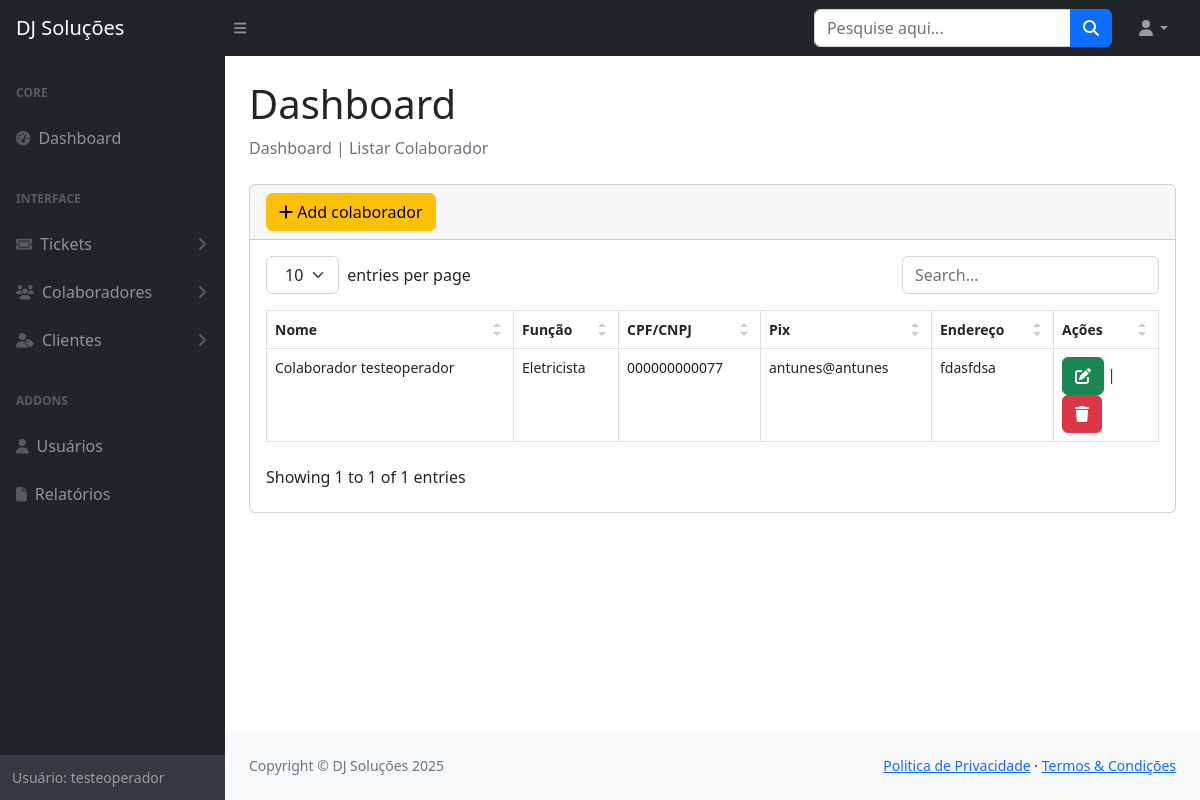
The page /colaborador/ (signed in) on the database its author committed.
### colaborador/models.py (models this page shows, shortened)
class Colaborador(models.Model):
    nomeCol = models.CharField(max_length=255)
    usuario = models.ForeignKey(User, on_delete=models.SET_NULL, null=True)
    telefone = models.CharField(max_length=11)
    cpf_cnpj = models.CharField(max_length=20, null=True, unique=True)
    pix = models.CharField(max_length=100)
    funcao = models.CharField(max_length=100)
    enderecoCol = models.TextField()

### colaborador/views.py (the view)
# urls.py: path('', views.dashboardcolaborador, name="dashboard-colaborador"),
@login_required
def dashboardcolaborador(request):
    usuario = request.user
    if has_role(usuario, [User, 'super']):
        colaboradores = Colaborador.objects.all()
    else:
        colaboradores = Colaborador.objects.filter(usuario=usuario)
    context = {
        'colaboradores':colaboradores,
        'title':'Listar Colaborador'
    }
    return render(request, 'colaborador/index-colaborador.html', context)

### templates/colaborador/index-colaborador.html
{% extends "_layout/base.html" %}
{% block conteudo %}
<div class="card mb-4">
    <div class="card-header">
        <a class="btn btn-warning" href="{% url 'add-colaborador' %}"><i class="fas fa-plus"></i> Add colaborador </a>
    </div>
    <div class="card-body">
        <table id="datatablesSimple">
                <thead>
                        <tr align="center">
                            <th scope="col">Nome</th>
                            <th scope="col">Função</th>
                            <th scope="col">CPF/CNPJ</th>
                            <th scope="col">Pix</th>
                            <th scope="col">Endereço</th>
                            <th scope="col">Ações</th>
                        </tr>
                    </thead>
                    <tbody>
                        {% for colaborador in colaboradores %}
                        <tr align="center">
                            <td>{{ colaborador.nomeCol }}</td>
                            <td>{{ colaborador.funcao }}</td>
                            <td>{{ colaborador.cpf_cnpj }}</td>
                            <td>{{ colaborador.pix }}</td>
                            <td>{{ colaborador.enderecoCol }}</td>
                            <td>
                                <a href="/colaborador/editar-colaborador/{{ colaborador.pk }}"><button class="btn btn-success"><i class="fas fa-edit text-white"></i></button></a> |
                                <a href="/colaborador/deletar-colaborador/{{ colaborador.pk }}"><button class="btn btn-danger"><i class="fas fa-trash"></i></button></a>
                            </td>
                        </tr>
                        {% endfor %}
                    </tbody>
                </table>
            </div>
        </div>
{% endblock %}

### templates/paginas/nav-lateral.html (shortened to what this page needs)
{% load permission_tags %}
<div id="layoutSidenav_nav">
    <nav class="sb-sidenav accordion sb-sidenav-dark" id="sidenavAccordion">
        <div class="sb-sidenav-menu">
            <div class="nav">
                <div class="sb-sidenav-menu-heading">Core</div>
                <a class="nav-link" href="/">
                    <div class="sb-nav-link-icon"><i class="fas fa-tachometer-alt"></i></div>
                    Dashboard
                </a>
                <div class="sb-sidenav-menu-heading">Interface</div>
                <a class="nav-link collapsed" href="#" data-bs-toggle="collapse" data-bs-target="#collapseLTickets" aria-expanded="false" aria-controls="collapseLTickets">
                    <div class="sb-nav-link-icon"><i class="fas fa-ticket"></i></div>
                    Tickets
                    <div class="sb-sidenav-collapse-arrow"><i class="fas fa-angle-down"></i></div>
                </a>
                <a class="nav-link collapsed" href="#" data-bs-toggle="collapse" data-bs-target="#collapseColaborador" aria-expanded="false" aria-controls="collapseColaborador">
                    <div class="sb-nav-link-icon"><i class="fas fa-users"></i></div>
                    Colaboradores
                    <div class="sb-sidenav-collapse-arrow"><i class="fas fa-angle-down"></i></div>
                </a>
                <a class="nav-link collapsed" href="#" data-bs-toggle="collapse" data-bs-target="#collapseClientes" aria-expanded="false" aria-controls="collapseClientes">
                    <div class="sb-nav-link-icon"><i class="fas fa-user-tag"></i></div>
                    Clientes
                    <div class="sb-sidenav-collapse-arrow"><i class="fas fa-angle-down"></i></div>
                </a>
                {% if user|has_role:'super' %}
                <div class="sb-sidenav-menu-heading">Addons</div>
                <a class="nav-link" href="{% url 'index-usuario' %}">
                    <div class="sb-nav-link-icon"><i class="fas fa-user"></i></div>
                    Usuários
                </a>
                <a class="nav-link" href="tables.html">
                    <div class="sb-nav-link-icon"><i class="fas fa-file"></i></div>
                    Relatórios
                </a>
                {%  endif %}
            </div>
        </div>
        <div class="sb-sidenav-footer">
            <div class="small">Usuário: {{user.username}}</div>
        </div>
    </nav>
</div>

### rows shown on the page
Colaborador: nomeCol "Colaborador testeoperador", funcao "Eletricista", cpf_cnpj "000000000077", pix "antunes@antunes", enderecoCol "fdasfdsa"

### other values the page prints
{{ user.username }} "testeoperador"
{{ title }} "Listar Colaborador"
